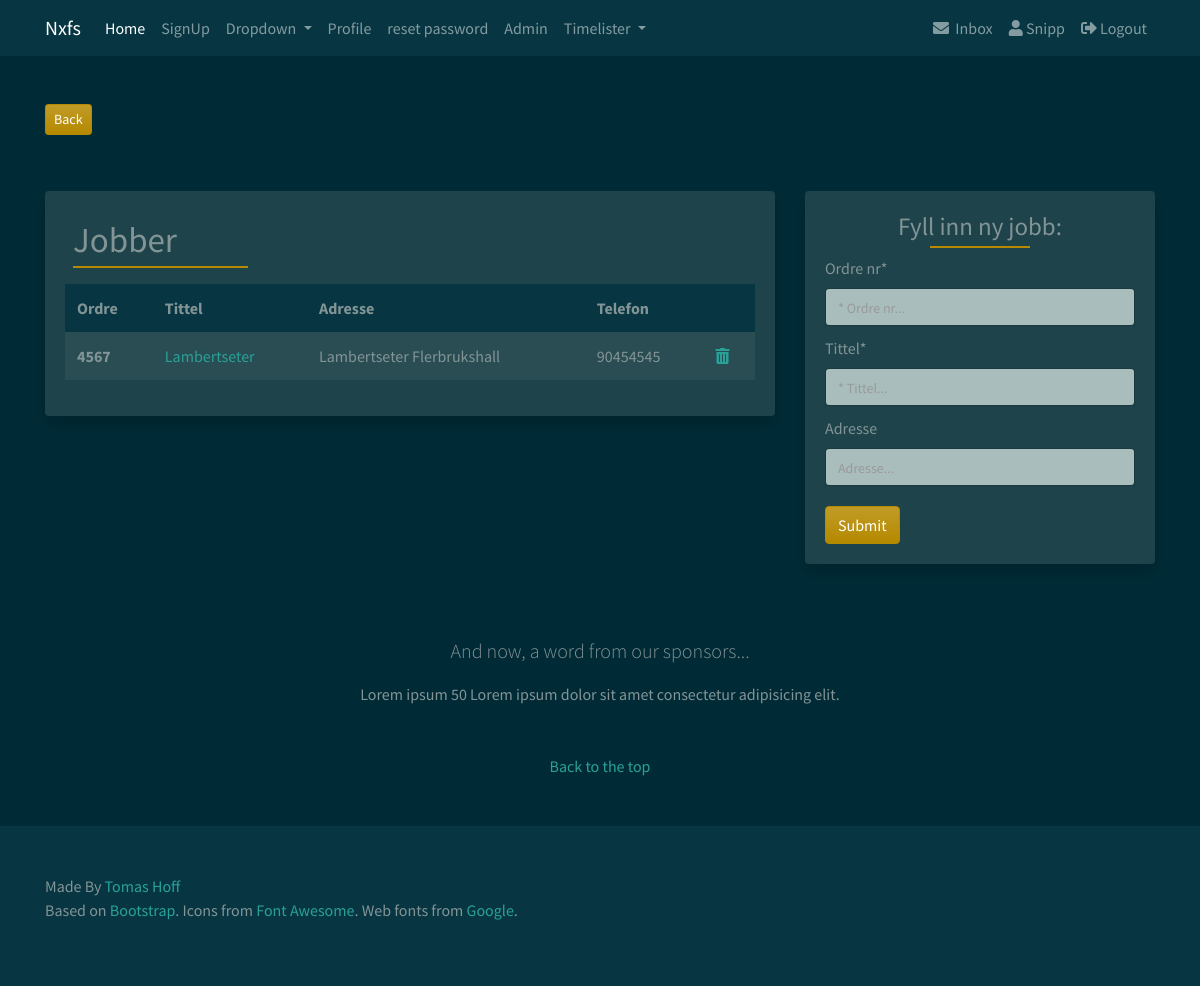
Page /jobb/ (signed in) on the earlier database version.
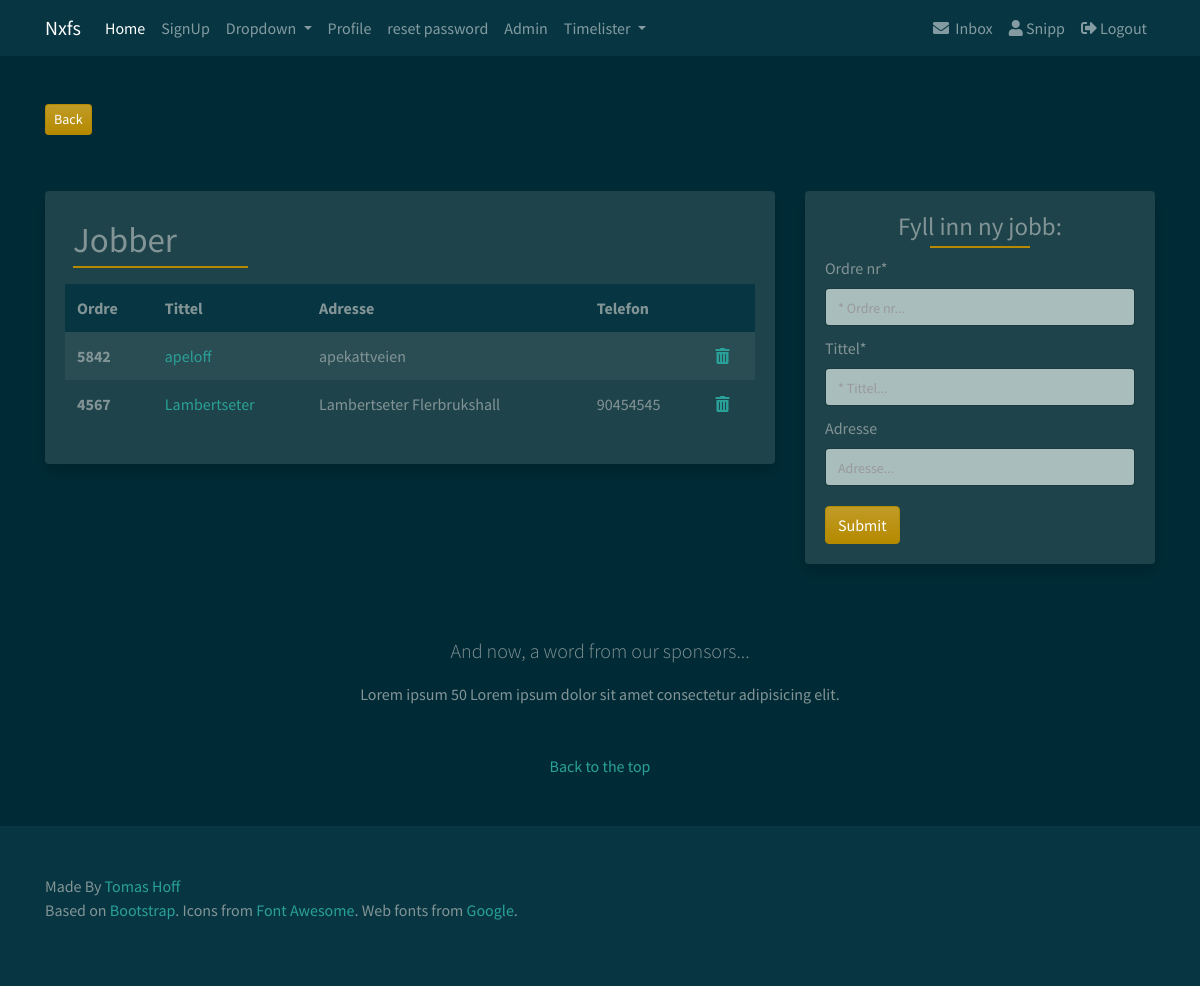
Same page on the later database version.
### jobb/models.py (models this page shows)
class Jobber(models.Model):
    ordre_nr = models.PositiveSmallIntegerField(primary_key=True)
    tittel = models.CharField(max_length=64, unique=True, blank=True)
    adresse = models.CharField(max_length=256, blank=True)
    telefon_nr = models.CharField(max_length=64, blank=True)
    beskrivelse = models.TextField(blank=True)
    date = models.DateTimeField(auto_now_add=True)
    ferdig = models.BooleanField(default=False)
    matriell = models.ManyToManyField(JobbMatriell, blank=True)
    profile_picture = models.ImageField(
        upload_to='jobb_profile_image', default='default/jobb_profile.png')
    class Meta:
        verbose_name = 'Jobb'
        verbose_name_plural = 'Jobber'
    def __str__(self):
        return self.tittel

### jobb/views.py (the view)
# urls.py: path('', views.jobblist, name="jobblist"),
@login_required
def jobblist(request):
    jobb_list = models.Jobber.objects.all()
    most_recent = models.Jobber.objects.order_by('-date')
    paginator = Paginator(jobb_list, 10)
    page_request_var = 'page'
    page = request.GET.get(page_request_var)
    try:
        paginated_queryset = paginator.page(page)
    except PageNotAnInteger:
        paginated_queryset = paginator.page(1)
    except EmptyPage:
        paginated_queryset = paginator.page(paginator.num_pages)
    jobbform = JobberForm(request.POST or None)
    if request.method == "POST":
        if jobbform.is_valid():
            jobbform.save()
            messages.success(request, 'Jobb Lagt til')
            return redirect(request.META.get('HTTP_REFERER', redirect_if_referer_not_found))
    context = {
        'jobbform': jobbform,
        'queryset': paginated_queryset,
        'page_request_var': page_request_var,
        'most_recent': most_recent,
    }
    return render(request, 'jobb/jobblist.html', context)

### jobb/forms.py
class JobberForm(forms.ModelForm):
    ordre_nr = forms.CharField(max_length=4, required=True, widget=forms.TextInput(
        attrs={
            'placeholder': '* Ordre nr...',
        }))
    tittel = forms.CharField(max_length=64, widget=forms.TextInput(
        attrs={
            'placeholder': '* Tittel...',
        }))
    adresse = forms.CharField(max_length=256, required=False, widget=forms.TextInput(
        attrs={
            'placeholder': 'Adresse...',
        }))
    class Meta:
        model = Jobber
        fields = (
            'ordre_nr',
            'tittel',
            'adresse',
        )

### srv/context_processors.py (called while the page is built)
def custom_context(request):
    navbarloginform = LoginForm(request.POST or None)
    return {
        'navbarloginform': navbarloginform
    }

### templates/jobb/jobblist.html (shortened to what this page needs)
{% extends 'base.html' %}
{% block content %}
{% load crispy_forms_tags %}
<div class="col-lg-8">
    <div class="card border-0 shadow mb-4">
        <div class="card-body">
            <div class="d-flex justify-content-between">
                <div class="p-2">
                    <h2 class="card-body">Jobber</h2>
                </div>
                <div class="p-2"></div>
                <div class="p-2"></div>
            </div>
            <table class="table table-striped table-borderless">
                <thead class="thead-custom">
                    <tr>
                        <th scope="col">Ordre</th>
                        <th scope="col">Tittel</th>
                        <th scope="col">Adresse</th>
                        <th scope="col">Telefon</th>
                        <th scope="col"></th>
                    </tr>
                </thead>
                <tbody>
                    {% for jobber in most_recent %}
                    <tr>
                        <th scope="row">{{ jobber.ordre_nr }}</th>
                        <td><a href="{% url 'jobbdetail' jobb_id=jobber.ordre_nr %}">{{ jobber }}</a></td>
                        <td>{{ jobber.adresse }}</td>
                        <td>{{ jobber.telefon_nr }}</td>
                        <td><a href="{% url 'delete_jobber' jobber.ordre_nr %}" class="confirm-delete"
                                data-toggle="modal" data-target="#confirmTimerDeleteModal"
                                id="deleteButton{{jobber.ordre_nr}}">
                                <i class="fas fa-trash-alt" tooltip-toggle="tooltip" title="Delete"></i></a>
                        </td>
                    </tr>
                    {% endfor %}
                </tbody>
            </table>
        </div>
    </div>
</div>
<div class="col-lg-4">
    <div class="card border-0 shadow mb-4 d-none d-lg-block">
        <div class="card-body">
            <div class="form-group">
                <h2>Fyll inn ny jobb:
                </h2>
                <form method="POST" action=".">
                    {{ jobbform|crispy }}
                    <button type="submit" class="btn btn-primary button-card">Submit</button>
                </form>
            </div>
        </div>
    </div>
</div>
{% endblock content %}

Differences in the rows shown:
added Jobber: ordre_nr "5842", tittel "apeloff", adresse "apekattveien"
